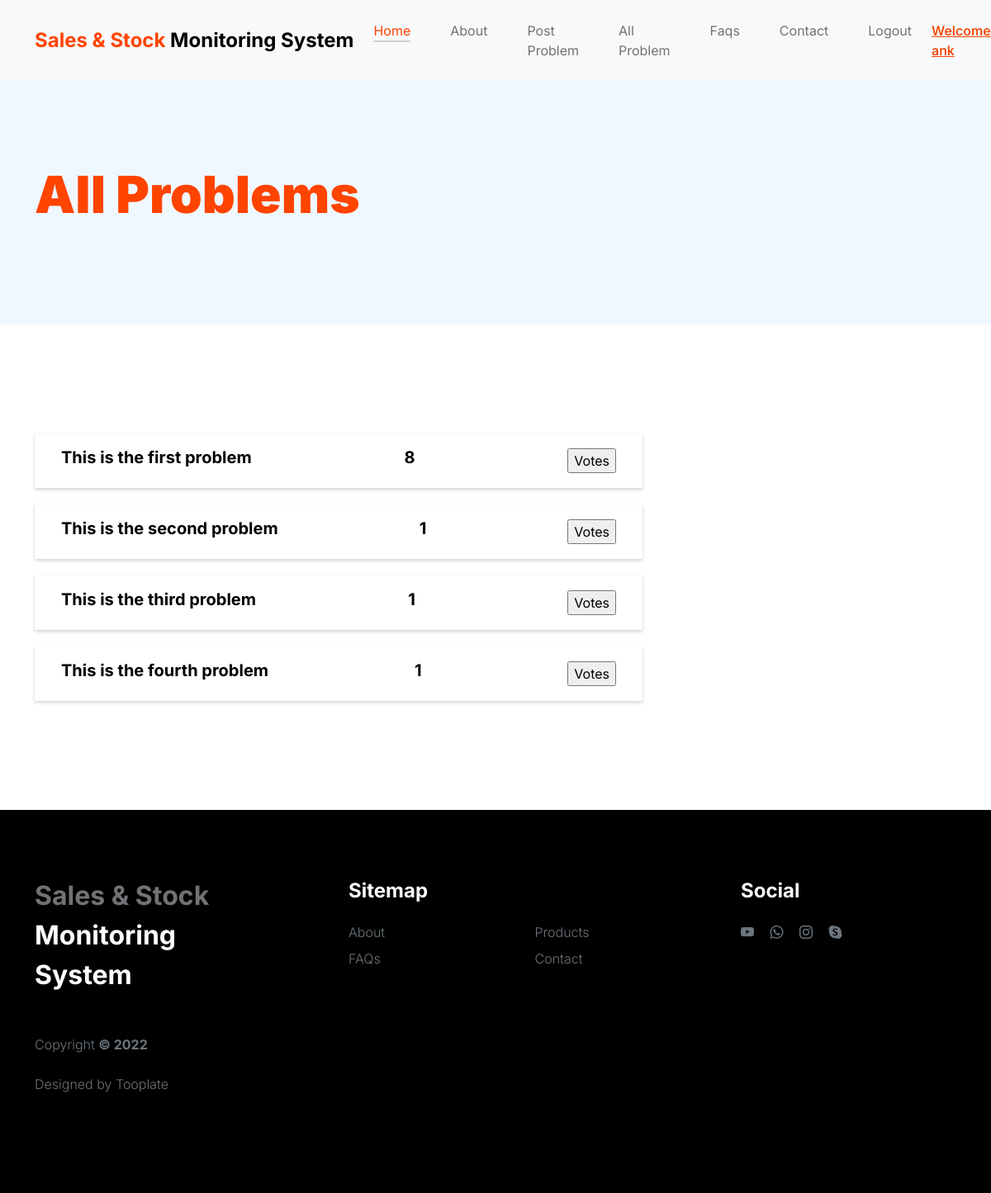
The page /allproblem/ (signed in) on the database as committed earlier.
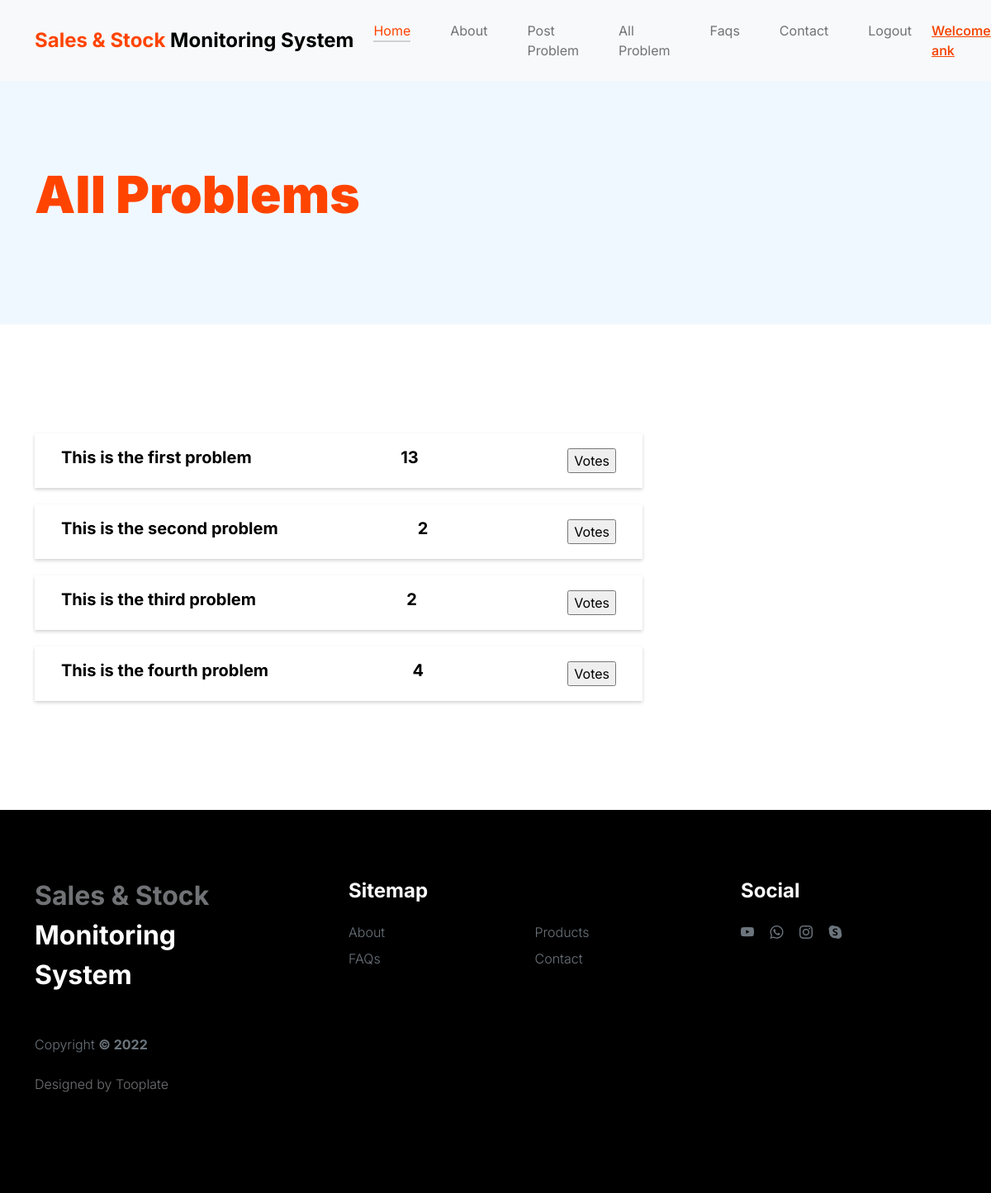
The same page on the database as committed later.
### app1/models.py (models this page shows, shortened)
class signUp(models.Model):
    name = models.CharField(max_length=30, default='')
    email = models.EmailField(default='')
    address = models.CharField(max_length=100, default='')
    number = models.PositiveIntegerField(default='')
    password = models.CharField(default='', max_length=15)
    isvoted = models.BooleanField(default=False, null=True)
    def __str__(self):
        return self.name

class Problems(models.Model):
    problem = models.CharField(max_length=30)
    isappoved = models.BooleanField(default=False, null=True)
    count = models.IntegerField(default=1)
    owner  = models.ForeignKey(signUp, on_delete=models.CASCADE, null=True, blank=True)

### app1/views.py (the view, shortened to what this page needs)
# urls.py: path('allproblem/', views.allProblem, name='ALLPROBLEM'),
def allProblem(request):
    if 'email' in request.session:
        name = signUp.objects.get(email = request.session['email'])
        msg = ''
        allProblems = Problems.objects.all()
        return render(request,'allProblem.html', {'name': name, 'allProblems': allProblems})
    return redirect('LOGIN1')

### app1/templates/allProblem.html (shortened to what this page needs)
{% load static %}
<!doctype html>
<html lang="en">
<head>
    <link href=" {% static 'css/bootstrap.min.css' %} " rel="stylesheet">
    <link href=" {% static 'css/bootstrap-icons.css' %} " rel="stylesheet">
    <link rel="stylesheet" href=" {% static 'css/slick.css' %} " />
    <link href=" {% static 'css/tooplate-little-fashion.css' %} " rel="stylesheet">
</head>
<body>
    <main>
        <nav class="navbar navbar-expand-lg bg-light">
            <div class="container">
                <a class="navbar-brand" href=" {% url 'INDEX' %} ">
                    <strong><span>Sales & Stock </span> Monitoring System</strong>
                </a>
                <div class="collapse navbar-collapse" id="navbarNav">
                    <ul class="navbar-nav mx-auto">
                        <li class="nav-item">
                            <a class="nav-link active" href=" {% url 'INDEX' %} ">Home</a>
                        </li>
                        <li class="nav-item">
                            <a class="nav-link" href=" {% url 'ABOUT' %} ">About</a>
                        </li>
                        <li class="nav-item">
                            <a class="nav-link" href=" {% url 'PROBLEM' %} ">Post Problem</a>
                        </li>
                        <li class="nav-item">
                            <a class="nav-link" href=" {% url 'ALLPROBLEM' %} ">All Problem</a>
                        </li>
                        <li class="nav-item">
                            <a class="nav-link" href=" {% url 'FAQS' %} ">Faqs</a>
                        </li>
                        <li class="nav-item">
                            <a class="nav-link" href=" {% url 'CONTACT' %} ">Contact</a>
                        </li>
                        {% if name %}
                        <li class="nav-item">
                            <a class="nav-link" href=" {% url 'LOGOUT' %} ">Logout</a>
                        </li>
                        {% else %}
                        <li class="nav-item">
                            <a class="nav-link" href=" {% url 'LOGIN1' %} ">Login</a>
                        </li>
                        {% endif %}
                    </ul>
                    {% if name %}
                    <div class="d-none d-lg-block"
                        style="font-size: 16px; color: #F54401; font-weight: 550; text-decoration: underline;">
                        Welcome {{name}}
                    </div>
                    {% endif %}
                </div>
            </div>
        </nav>
        <header class="site-header section-padding d-flex justify-content-center align-items-center">
            <div class="container">
                <div class="row">
                    <div class="col-lg-10 col-12">
                        <h1>
                            <span class="d-block text-primary">All Problems</span>
                        </h1>
                    </div>
                </div>
            </div>
        </header>
        <section class="faq section-padding">
            <div class="container">
                <div class="row">
                    {% if allProblems %}
                    <div class="col-lg-8 col-12">
                        {% for i in allProblems %}
                        <form method="POST">
                            <div class="data" style="box-shadow: rgba(0, 0, 0, 0.18) 0px 2px 4px;
                        margin: 20px 0px;
                        padding: 14px 32px;
                        align-items: center;
                        justify-content:space-between;
                        display: flex;
                        ">
                                <h6>
                                    {{i.problem}}
                                </h6>
                                <h6>
                                    {{i.count}}
                                </h6>
                                <input type="submit" value="Votes">
                            </div>
                        </form>
                        {% endfor %}
                    </div>
                    {% endif %}
                </div>
            </div>
        </section>
    </main>
    <footer class="site-footer">
        <div class="container">
            <div class="row">
                <div class="col-lg-3 col-10 me-auto mb-4">
                    <h4 class="text-white mb-3"><a href=" {% url 'INDEX' %} ">Sales & Stock</a> Monitoring System
                    </h4>
                    <p class="copyright-text text-muted mt-lg-5 mb-4 mb-lg-0">Copyright <strong>© 2022</strong></p>
                    <br>
                    <p class="copyright-text">Designed by <a href="https://www.tooplate.com/"
                            target="_blank">Tooplate</a></p>
                </div>
                <div class="col-lg-5 col-8">
                    <h5 class="text-white mb-3">Sitemap</h5>
                    <ul class="footer-menu d-flex flex-wrap">
                        <li class="footer-menu-item"><a href=" {% url 'ABOUT' %} " class="footer-menu-link">About</a>
                        </li>
                        <li class="footer-menu-item"><a href=" {% url 'PRODUCT' %} "
                                class="footer-menu-link">Products</a></li>
                        <li class="footer-menu-item"><a href=" {% url 'FAQS' %} " class="footer-menu-link">FAQs</a>
                        </li>
                        <li class="footer-menu-item"><a href=" {% url 'CONTACT' %} "
                                class="footer-menu-link">Contact</a></li>
                    </ul>
                </div>
                <div class="col-lg-3 col-4">
                    <h5 class="text-white mb-3">Social</h5>
                    <ul class="social-icon">
                        <li><a href="#" class="social-icon-link bi-youtube"></a></li>
                        <li><a href="#" class="social-icon-link bi-whatsapp"></a></li>
                        <li><a href="#" class="social-icon-link bi-instagram"></a></li>
                        <li><a href="#" class="social-icon-link bi-skype"></a></li>
                    </ul>
                </div>
            </div>
        </div>
    </footer>
</body>
</html>

### app1/static/css/tooplate-little-fashion.css (style rules this page uses)
:root { --white-color: #FFFFFF; --primary-color: #FF4400; --section-bg-color: #f0f8ff; --dark-color: #000000; --grey-color: #d0d1d1; --p-color: #717275; --body-font-family: 'Inter', sans-serif; --h5-font-size: 24px; --p-font-size: 20px; --copyright-text-font-size: 16px; --product-link-font-size: 14px; --custom-link-font-size: 12px; --font-weight-thin: 100; --font-weight-light: 300; --font-weight-normal: 400; --font-weight-bold: 700; --font-weight-black: 900; }
body, html { height: 100%; }
html { scroll-behavior: smooth; }
body { background: var(--white-color); font-family: var(--body-font-family); position: relative; }
h2, h3, h4, h5, h6 { color: var(--dark-color); line-height: inherit; }
h1, h2, h3, h4, h5, h6 { font-weight: var(--font-weight-bold); }
h1, h2 { font-weight: var(--font-weight-black); }
h1 { font-size: 64px; line-height: normal; }
h4 { font-size: 32px; }
h5 { font-size: 24px; }
h6 { font-size: 20px; }
p { color: var(--p-color); font-size: var(--p-font-size); font-weight: var(--font-weight-light); }
a, button { touch-action: manipulation; transition: all 0.3s; }
a { color: var(--p-color); text-decoration: none; }
.text-primary { color: var(--primary-color) !important; }
b, strong { font-weight: var(--font-weight-bold); }
.navbar { background: var(--white-color); position: fixed; top: 0; right: 0; left: 0; padding: 25px 0; z-index: 2; will-change: transform; transition: transform 300ms linear; }
.navbar span, h2 span, h4 span { color: var(--primary-color); }
.navbar-brand { color: var(--dark-color); font-size: 24px; font-weight: var(--font-weight-light); margin: 0; padding: 0; }
.navbar-expand-lg .navbar-nav .nav-link { display: inline-block; padding: 0; margin-right: 1.5rem; margin-left: 1.5rem; }
.nav-link { color: var(--p-color); font-size: 16px; position: relative; }
.navbar .nav-link::after { position: absolute; top: 100%; left: 0; width: 100%; height: 2px; background: var(--grey-color); content: ''; opacity: 0; -webkit-transition: opacity 0.3s, -webkit-transform 0.3s; -moz-transition: opacity 0.3s, -moz-transform 0.3s; transition: opacity 0.3s, transform 0.3s; -webkit-transform: translateY(10px); -moz-transform: translateY(10px); transform: translateY(10px); }
.navbar .nav-link.active::after, .navbar .nav-link:hover::after { opacity: 1; -webkit-transform: translateY(0px); -moz-transform: translateY(0px); transform: translateY(0px); }
.navbar .nav-link.active, .navbar .nav-link:hover { color: var(--primary-color); }
.site-header { background-color: var(--section-bg-color); position: relative; overflow: hidden; margin-top: 86px; }
.site-header.section-padding { padding-top: 7rem; padding-bottom: 7rem; }
section { content-visibility: auto; contain-intrinsic-size: 700px; }
.section-padding { padding-top: 7rem; padding-bottom: 7rem; }
.site-footer { background: var(--dark-color); padding-top: 5rem; padding-bottom: 5rem; }
.footer-menu { margin: 0; padding: 0; }
.footer-menu-item { display: block; width: 50%; }
.footer-menu-link { color: #6c757d; font-weight: var(--font-weight-light); display: inline-block; vertical-align: top; margin-top: 4px; margin-bottom: 4px; }
.site-footer .social-icon-link { margin-top: 4px; }
.copyright-text { font-size: var(--copyright-text-font-size); }
.social-icon { margin: 0; padding: 0; }
.social-icon li { list-style: none; display: inline-block; vertical-align: top; }
.social-icon-link { color: #6c757d; font-size: 1rem; display: inline-block; vertical-align: top; margin-bottom: 4px; margin-right: 15px; }
@media screen and (max-width: 1200px) { h1 { font-size: 62px; } }

Rows that differ between the two databases and show on the page:
changed Problems "This is the first problem": count "8" → "13"
changed Problems "This is the second problem": count "1" → "2"
changed Problems "This is the third problem": count "1" → "2"
changed Problems "This is the fourth problem": count "1" → "4"
